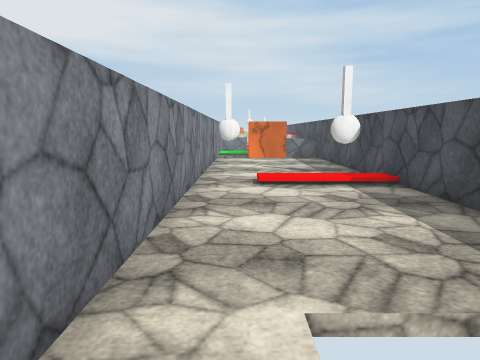
view 1 (above)

12 first-person views from a walk through a 3-D level made in the Unity game engine. The camera is 1.4 m above the floor, tilts 8° down and sees 70° across. The floor is counted in squares, 1 m on a side. Each view is taken from the middle of a square. On the plan, view 1 faces up. The plan holds only what a view shows up to about 15 squares ahead; the rest is blank. The place goes on beyond the plan. The player character is not drawn. Surface patterns are stand-ins for the level's own textures.

view 2
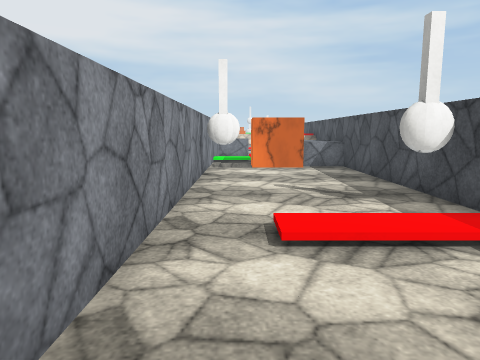

view 3
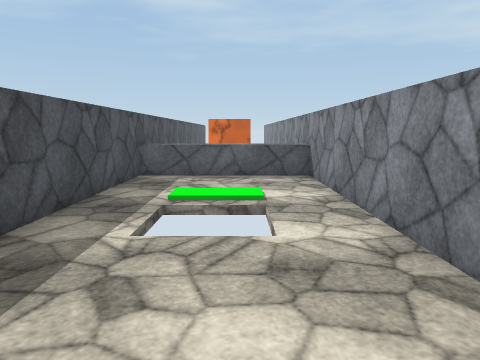

view 4
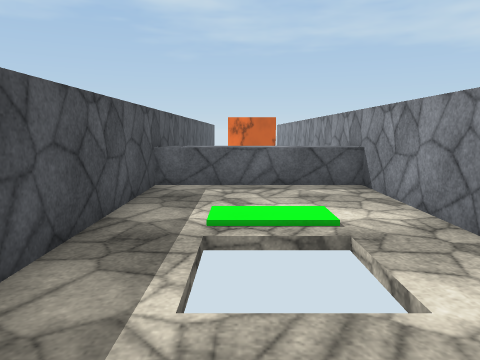

view 5
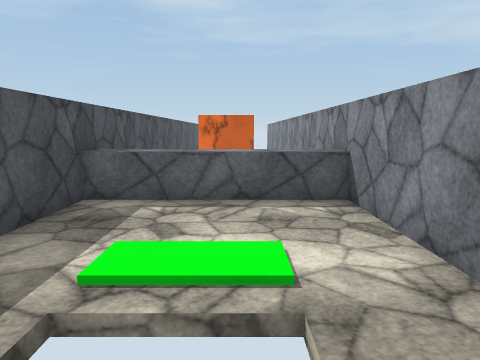

view 6
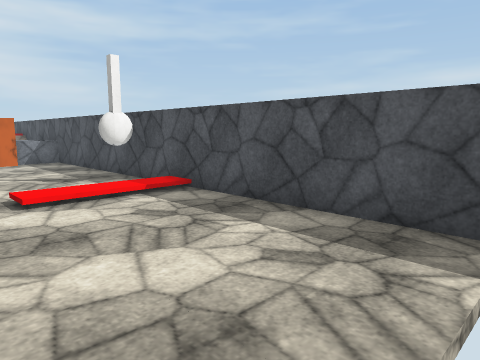

view 7
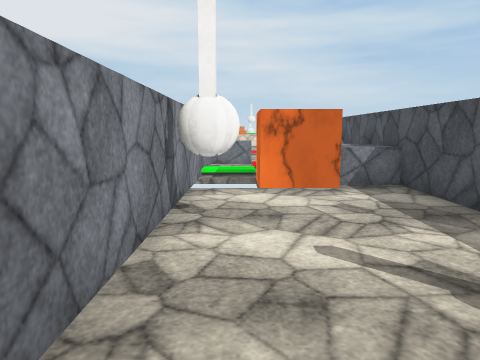

view 8
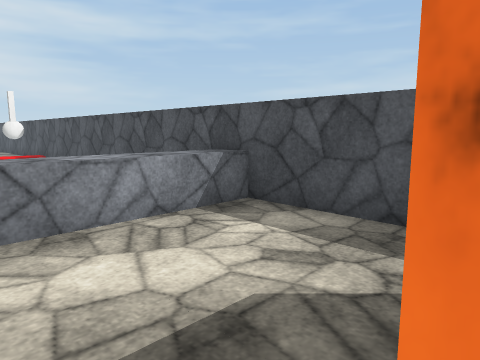

view 9
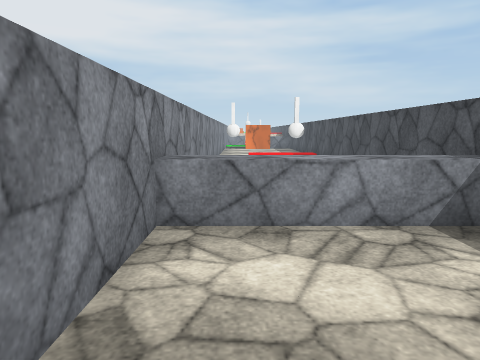

view 10
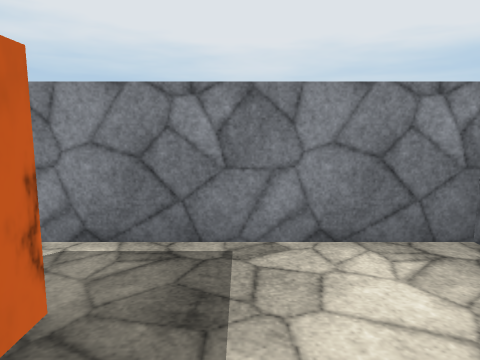

view 11
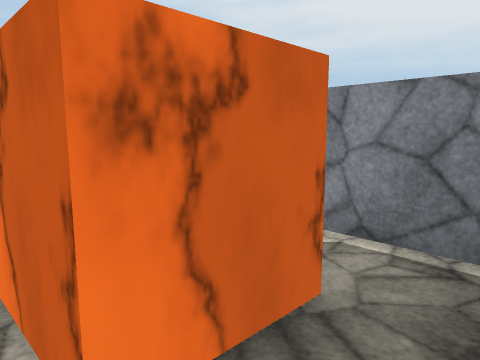

view 12
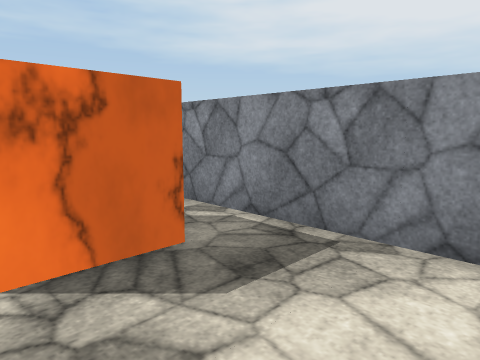

### Floor plan
Points are (right, up) in squares from view 1. A wall is a line through its corners. A room is listed if a view was taken in it or the views show most of it. See-through windows are left out.
Room 1 (views 1, 8, 9, 10, 11, 12)
walls: (-1.2, 0.5) (-1.2, -11.5); (4.3, -11.5) (4.3, 0.5)
ways out: opening at (-0.5, 1.5) to room 2; opening at (3, 1.5) to room 2
objects: block (0, -5) to (0, -4); block (1, -5) to (2, -4); block (3, -5) to (3, -4)
Room 2 (views 2, 3, 4, 5, 6, 7)
walls: (-1.2, 19.5) (-1.2, 0.5); (4.3, 0.5) (4.3, 19.5)
ways out: opening at (-0.5, 1.5) to room 1; opening at (3, 1.5) to room 1
objects: block (3, 19)

Positions as (right, up) in squares from view 1, and headings:
1: (0, 0), facing up
2: (0, 5), facing up
3: (1, 7), facing down
4: (2, 5), facing down
5: (1, 3), facing down
6: (-1, 2), facing up-right
7: (0, 10), facing up
8: (-1, -10), facing up-right
9: (0, -10), facing up
10: (3, -8), facing left
11: (3, -8), facing down-left
12: (3, -6), facing down-left
